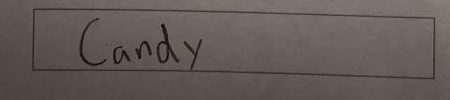
#> input picture ai_folder/newSimpleHTR/data/test.png, 450 x 100 px
$ python test.py
#> lines starting #> are read from the running program, lines starting #| are printed output that depends on the picture
import numpy as np
import cv2


fnIn = '../data/test.png'
fnOut = '../data/out.png'

# read
img = cv2.imread(fnIn, cv2.IMREAD_GRAYSCALE)
#> img: shape (100, 450); min 2, max 128, mean 92.2

# increase contrast
pxmin = np.min(img)
#> pxmin = 2
pxmax = np.max(img)
#> pxmax = 128
imgContrast = (img - pxmin) / (pxmax - pxmin) * 255
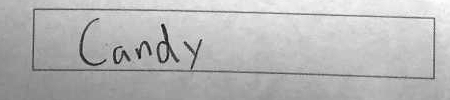
#> imgContrast: shape (100, 450) float64; min 0, max 255, mean 182.5

# increase line width
kernel = np.ones((3, 3), np.uint8)
imgMorph = cv2.erode(imgContrast, kernel, iterations = 1)
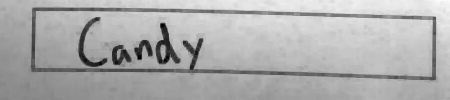
#> imgMorph: shape (100, 450) float64; min 0, max 253, mean 173.7

# write
cv2.imwrite(fnOut, imgMorph)
